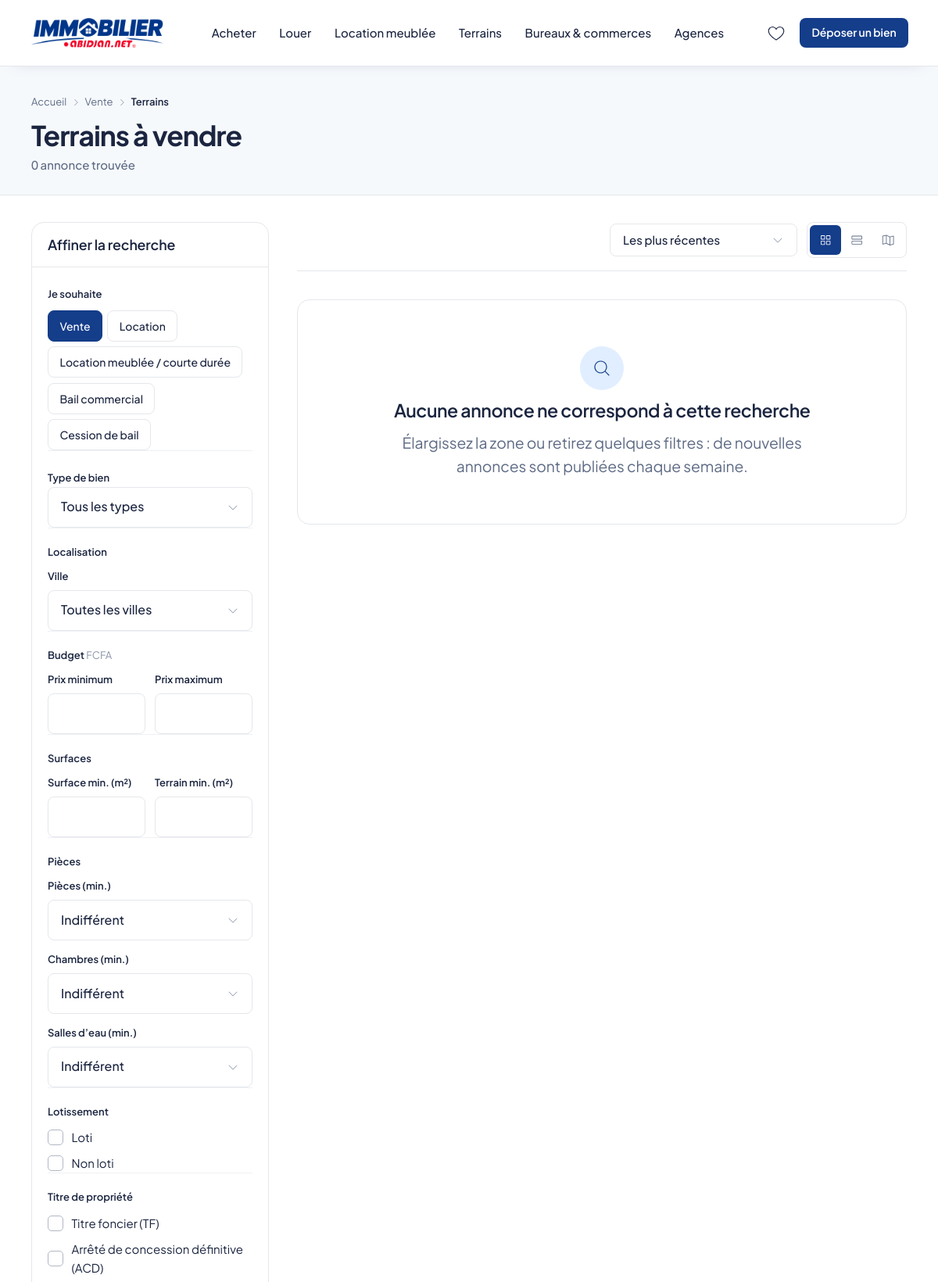
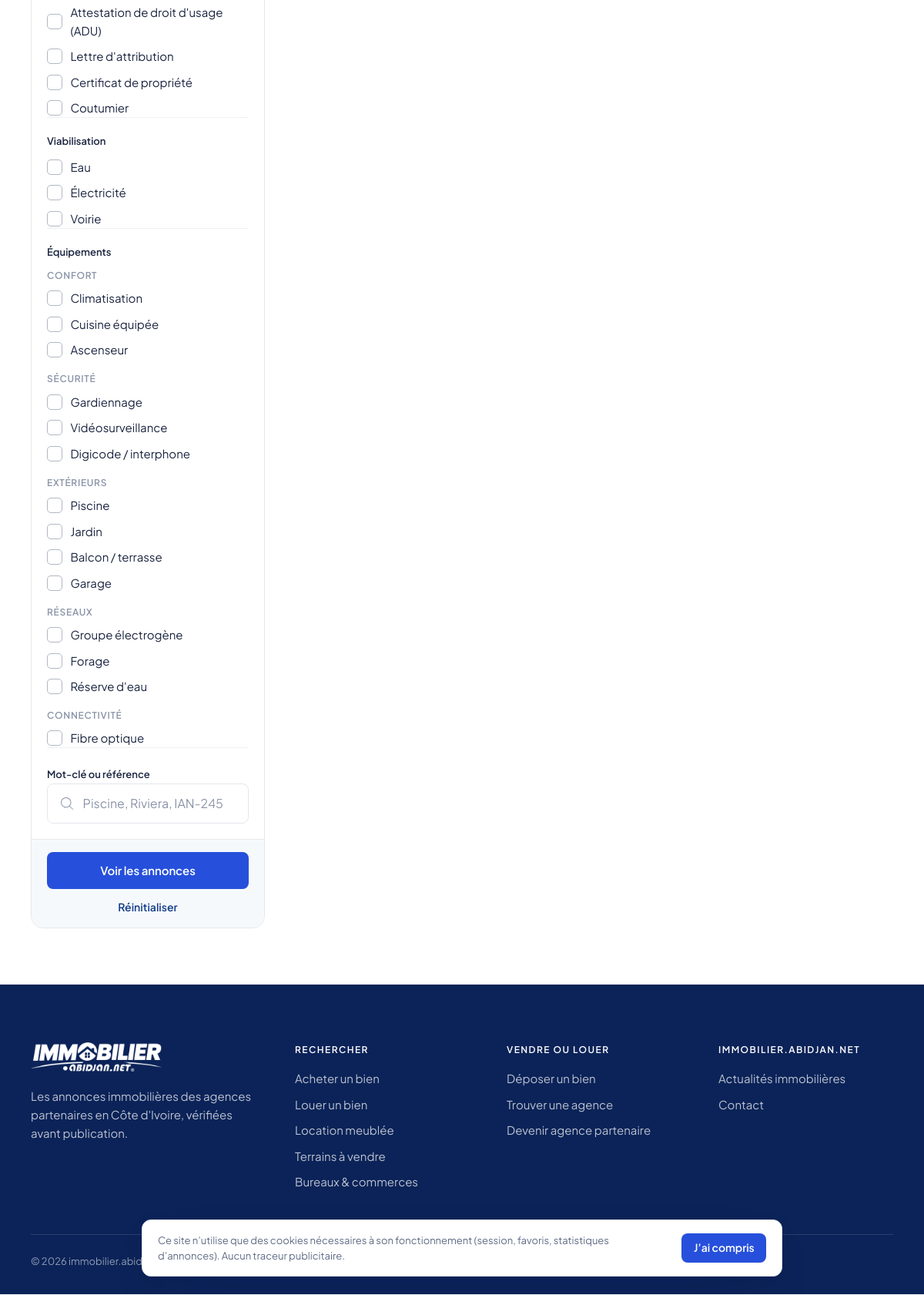
The app's page /acheter/terrains with its own data (2 pictures, top to bottom).
### tables this page shows
CREATE TABLE transaction_types (
  id                   INT UNSIGNED  NOT NULL AUTO_INCREMENT,
  code                 VARCHAR(40)   NOT NULL,
  slug                 VARCHAR(60)   NOT NULL COMMENT 'Segment d’URL : acheter, louer…',
  name                 VARCHAR(80)   NOT NULL,
  name_translations    JSON          NULL,
  default_price_period ENUM('total','month','week','night','year') NOT NULL DEFAULT 'total',
  is_active            TINYINT(1)    NOT NULL DEFAULT 1,
  sort_order           SMALLINT      NOT NULL DEFAULT 0,
  PRIMARY KEY (id),
  UNIQUE KEY uq_transaction_types_code (code),
  UNIQUE KEY uq_transaction_types_slug (slug)
);

CREATE TABLE countries (
  id                 INT UNSIGNED     NOT NULL AUTO_INCREMENT,
  iso2               CHAR(2)          NOT NULL,
  name               VARCHAR(100)     NOT NULL,
  name_translations  JSON             NULL,
  currency_code      CHAR(3)          NOT NULL COMMENT 'ISO 4217 (XOF, XAF, GHS…)',
  currency_symbol    VARCHAR(10)      NOT NULL,
  currency_decimals  TINYINT UNSIGNED NOT NULL DEFAULT 0,
  phone_prefix       VARCHAR(6)       NOT NULL,
  default_locale     VARCHAR(10)      NOT NULL DEFAULT 'fr',
  timezone           VARCHAR(40)      NOT NULL,
  is_active          TINYINT(1)       NOT NULL DEFAULT 0,
  sort_order         SMALLINT         NOT NULL DEFAULT 0,
  created_at         DATETIME         NOT NULL DEFAULT CURRENT_TIMESTAMP,
  updated_at         DATETIME         NULL ON UPDATE CURRENT_TIMESTAMP,
  PRIMARY KEY (id),
  UNIQUE KEY uq_countries_iso2 (iso2)
);

CREATE TABLE property_attributes (
  id                 INT UNSIGNED  NOT NULL AUTO_INCREMENT,
  group_id           INT UNSIGNED  NOT NULL,
  code               VARCHAR(60)   NOT NULL,
  name               VARCHAR(100)  NOT NULL,
  name_translations  JSON          NULL,
  input_type         ENUM('integer','decimal','text','boolean','select','multiselect','date','year') NOT NULL,
  unit               VARCHAR(20)   NULL COMMENT 'm², places…',
  storage            ENUM('eav','column') NOT NULL DEFAULT 'eav',
  column_name        VARCHAR(40)   NULL,
  min_value          DECIMAL(14,2) NULL,
  max_value          DECIMAL(14,2) NULL,
  help_text          VARCHAR(255)  NULL,
  is_filterable      TINYINT(1)    NOT NULL DEFAULT 0 COMMENT 'Proposé dans les filtres de recherche',
  is_public          TINYINT(1)    NOT NULL DEFAULT 1 COMMENT 'Affiché sur la fiche publique',
  is_active          TINYINT(1)    NOT NULL DEFAULT 1,
  sort_order         SMALLINT      NOT NULL DEFAULT 0,
  created_at         DATETIME      NOT NULL DEFAULT CURRENT_TIMESTAMP,
  updated_at         DATETIME      NULL ON UPDATE CURRENT_TIMESTAMP,
  PRIMARY KEY (id),
  UNIQUE KEY uq_property_attributes_code (code),
  KEY idx_property_attributes_group (group_id, sort_order),
  CONSTRAINT fk_property_attributes_group FOREIGN KEY (group_id) REFERENCES attribute_groups (id),
  CONSTRAINT chk_property_attributes_storage CHECK (
    (storage = 'eav' AND column_name IS NULL) OR
    (storage = 'column' AND column_name IN ('living_area','land_area','rooms','bedrooms','bathrooms'))
  )
);

CREATE TABLE sites (
  id                 INT UNSIGNED  NOT NULL AUTO_INCREMENT,
  country_id         INT UNSIGNED  NOT NULL,
  code               VARCHAR(30)   NOT NULL COMMENT 'Identifiant technique (ci, sn…)',
  name               VARCHAR(100)  NOT NULL,
  theme              VARCHAR(50)   NOT NULL DEFAULT 'default',
  default_locale     VARCHAR(10)   NOT NULL DEFAULT 'fr',
  supported_locales  JSON          NULL COMMENT '["fr","en"]',
  contact_email      VARCHAR(190)  NULL,
  contact_phone      VARCHAR(30)   NULL,
  contact_whatsapp   VARCHAR(30)   NULL,
  address            VARCHAR(255)  NULL,
  latitude           DECIMAL(10,7) NULL COMMENT 'Position de l''éditeur (carte de la page Contact)',
  longitude          DECIMAL(10,7) NULL,
  social_links       JSON          NULL COMMENT '{"facebook": "https://…", …} — réseaux affichés dans le pied de page',
  status             ENUM('active','maintenance','disabled') NOT NULL DEFAULT 'disabled',
  created_at         DATETIME      NOT NULL DEFAULT CURRENT_TIMESTAMP,
  updated_at         DATETIME      NULL ON UPDATE CURRENT_TIMESTAMP,
  PRIMARY KEY (id),
  UNIQUE KEY uq_sites_code (code),
  KEY idx_sites_country (country_id),
  CONSTRAINT fk_sites_country FOREIGN KEY (country_id) REFERENCES countries (id)
);

### app/Views/front/partials/search-filters.php (the view, shortened to what the rows shown need)
<?php
$currency = site()?->country->currencySymbol ?? '';
?>
<form class="im-filters" id="im-filters" method="get" action="<?= e(url($criteria->transaction['slug'])) ?>" data-filters>
  <div class="im-filters__body">
    <fieldset class="im-filters__group">
      <div class="im-filters__transactions">
        <?php foreach ($transactions as $transaction): $active = $transaction['slug'] === $criteria->transaction['slug']; ?>
        <a class="im-chip<?= $active ? ' is-active' : '' ?>" href="<?= e(url($transaction['slug'])) ?>"<?= $active ? ' aria-current="page"' : '' ?>><?= e($transaction['label']) ?></a>
        <?php endforeach; ?>
      </div>
    </fieldset>
    <fieldset class="im-filters__group">
      <legend class="im-filters__legend"><?= e(__('front.filters.budget')) ?> <span class="im-filters__unit"><?= e($currency) ?></span></legend>
    </fieldset>
    <?php foreach ($panel['attributes'] as $attribute): ?>
    <fieldset class="im-filters__group">
      <legend class="im-filters__legend"><?= e($attribute['label']) ?></legend>
      <?php if ($attribute['type'] === 'boolean'): ?>
      <label class="im-check">
        <input type="checkbox" name="c_<?= e($attribute['code']) ?>[]" value="1"<?= isset($criteria->attributes[$attribute['code']]) ? ' checked' : '' ?>>
        <span class="im-check__box" aria-hidden="true"><?= icon('check') ?></span>
        <span><?= e(__('front.filters.yes')) ?></span>
      </label>
      <?php else: ?>
      <div class="im-filters__options">
        <?php foreach ($attribute['options'] as $code => $label): ?>
        <label class="im-check">
          <span class="im-check__box" aria-hidden="true"><?= icon('check') ?></span>
          <span><?= e($label) ?></span>
        </label>
        <?php endforeach; ?>
      </div>
      <?php endif; ?>
    </fieldset>
    <?php endforeach; ?>
  </div>
</form>

### app/Views/front/partials/footer.php (shortened to what the rows shown need)
<?php
$site = site();
$siteName = $site->name ?? config('app.name');
$country = $site?->country->localizedName(locale()) ?? '';
?>
<footer class="im-footer">
  <div class="im-container">
    <div class="im-footer__top">
      <div class="im-footer__about">
        <a class="im-footer__brand" href="<?= e(url()) ?>" aria-label="<?= e(__('front.nav.home_label', ['site' => $siteName])) ?>">
          <img src="<?= e(asset('img/brand/logo-immobilier-abidjan-net-blanc.png')) ?>" alt="" width="428" height="96" loading="lazy">
        </a>
        <p class="im-footer__pitch"><?= e(__('front.footer.pitch', ['country' => $country])) ?></p>
      </div>
    </div>
    <div class="im-footer__bottom">
      <span>© <?= e(date('Y')) ?> <?= e($siteName) ?></span>
    </div>
  </div>
</footer>

### records on screen
transaction_types: name "Location"
transaction_types: name "Location meublée / courte durée"
transaction_types: name "Bail commercial"
transaction_types: name "Cession de bail"
countries: currency_symbol "FCFA", name "Les annonces immobilières des agences partenaires en Côte d'Ivoire, vérifiées avant publication."
property_attributes: name "Lotissement", label "Loti", label "Non loti"
property_attributes: name "Titre de propriété", label "Titre foncier (TF)", label "Arrêté de concession définitive (ACD)", label "Attestation de droit d'usage (ADU)", label "Lettre d'attribution", label "Certificat de propriété", label "Coutumier"
property_attributes: name "Viabilisation", label "Eau", label "Électricité", label "Voirie"
sites: name "immobilier.abidjan.net"

### other values on screen
$item['label'] "Acheter"
$item['label'] "Louer"
$item['label'] "Location meublée"
$item['label'] "Terrains"
$item['label'] "Bureaux & commerces"
$item['label'] "Agences"
__('front.nav.submit_property') "Déposer un bien"
$item['label'] "Accueil"
$item['label'] "Vente"
$heading "Terrains à vendre"
__n('front.results.count', $total) "0 annonce trouvée"
__('front.filters.title') "Affiner la recherche"
__('front.filters.transaction') "Je souhaite"
$transaction['label'] "Vente"
__('front.filters.type') "Type de bien"
